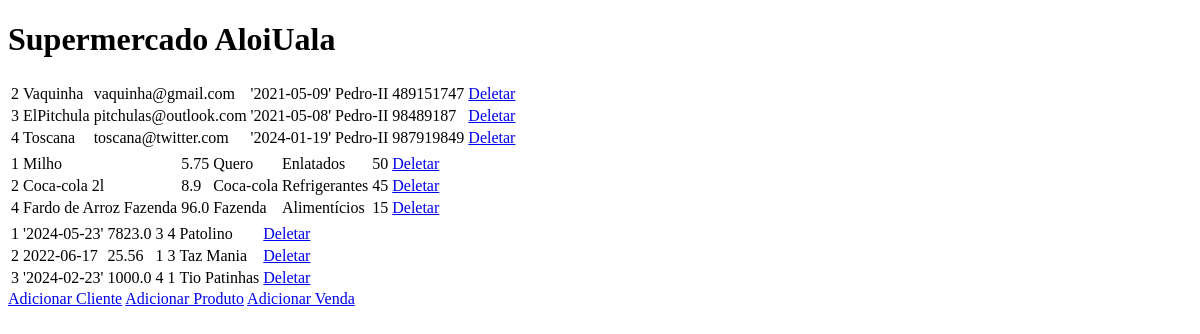
Before: / with the older database file.
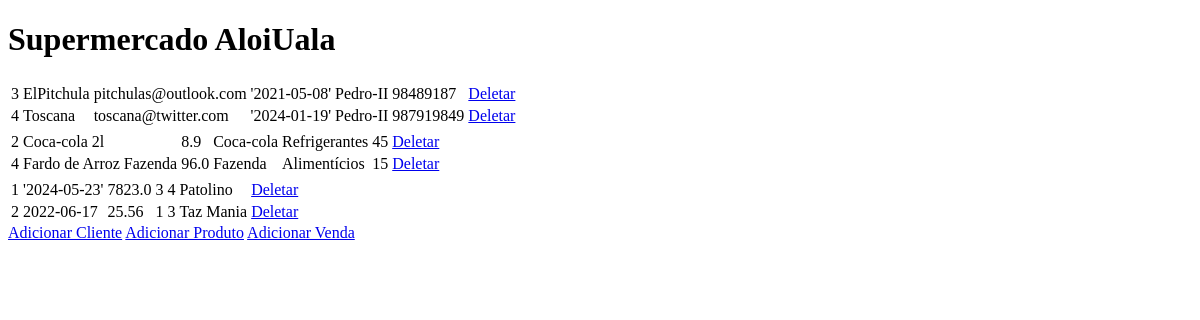
After: the same page with the newer database file.
### tables this page shows
CREATE TABLE cliente (
                        idcliente INTEGER PRIMARY KEY AUTOINCREMENT,
                        nome TEXT NOT NULL,
                        email TEXT,
                        data_nasc DATE,
                        cidade TEXT,
                        telefone TEXT
                );

CREATE TABLE produto(
                        idprod INTEGER PRIMARY KEY AUTOINCREMENT,
                        nome TEXT NOT NULL,
                        preco REAL NOT NULL,
                        marca TEXT NOT NULL,
                        categoria TEXT NOT NULL,
                        qtd INTEGER NOT NULL
                );

CREATE TABLE venda(
                idvenda INTEGER PRIMARY KEY AUTOINCREMENT,
                data_venda DATE NOT NULL,
                valor_total REAL NOT NULL,
                idcliente INTEGER,
                idprod INTEGER,
                nomeFunc TEXT,
                FOREIGN KEY (idcliente) references cliente(idcliente),
                FOREIGN KEY (idprod) references produto(idprod)
    );

### app.py (the view)
@app.route("/")
def home():
  banco = sqlite3 .connect('vendas.db')
  cursor = banco.cursor()
  cursor.execute('SELECT * FROM cliente')
  cliente = cursor.fetchall()
  cursor.execute('SELECT * FROM produto')
  produto = cursor.fetchall()
  cursor.execute('SELECT * FROM venda')
  venda = cursor.fetchall()
  banco.close()
  return render_template('home.html', cliente = cliente, produto = produto, venda = venda)

### templates/home.html (shortened to what this page needs)
<!DOCTYPE html>
<html lang="en">
<head>
</head>
<body>
    <h1>Supermercado AloiUala</h1>
    <table>
        {% for row in cliente %}
        <tr>
            <td>{{row[0]}}</td>
            <td>{{row[1]}}</td>
            <td>{{row[2]}}</td>
            <td>{{row[3]}}</td>
            <td>{{row[4]}}</td>
            <td>{{row[5]}}</td>
            <td>
                <a href="{{url_for('delCliente', id=row[0])}}">Deletar</a>
            </td>
        </tr>
        {% endfor %}
    </table>
    <table>
        {% for row in produto %}
        <tr>
            <td>{{row[0]}}</td>
            <td>{{row[1]}}</td>
            <td>{{row[2]}}</td>
            <td>{{row[3]}}</td>
            <td>{{row[4]}}</td>
            <td>{{row[5]}}</td>
            <td>
                <a href="{{url_for('delProduto', id=row[0])}}">Deletar</a>
            </td>
        </tr>
        {% endfor %}
    </table>
    <table>
        {% for row in venda %}
        <tr>
            <td>{{row[0]}}</td>
            <td>{{row[1]}}</td>
            <td>{{row[2]}}</td>
            <td>{{row[3]}}</td>
            <td>{{row[4]}}</td>
            <td>{{row[5]}}</td>
            <td>
                <a href="{{url_for('delVenda', id=row[0])}}">Deletar</a>
            </td>
        </tr>
        {% endfor %}
    </table>
    <div class="button">
        <a href="{{url_for('addCliente')}}">Adicionar Cliente</a>
        <a href="{{url_for('addProduto')}}">Adicionar Produto</a>
        <a href="{{url_for('addVenda')}}">Adicionar Venda</a>
    </div>
</body>
</html>

Changed rows visible on the page:
removed cliente: idcliente "2", nome "Vaquinha", email "vaquinha@gmail.com", data_nasc "'2021-05-09'", cidade "Pedro-II", telefone "489151747"
removed produto: idprod "1", nome "Milho", preco "5.75", marca "Quero", categoria "Enlatados", qtd "50"
removed venda: idvenda "3", data_venda "'2024-02-23'", valor_total "1000.0", idcliente "4", idprod "1", nomeFunc "Tio Patinhas"
